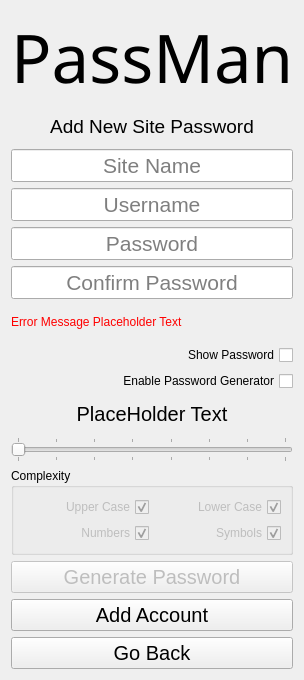
<?xml version="1.0" encoding="UTF-8"?>
<ui version="4.0">
 <class>createAccountScreen</class>
 <widget class="QWidget" name="createAccountScreen">
  <property name="geometry">
   <rect>
    <x>0</x>
    <y>0</y>
    <width>298</width>
    <height>680</height>
   </rect>
  </property>
  <property name="windowTitle">
   <string>Form</string>
  </property>
  <layout class="QGridLayout" name="gridLayout">
   <item row="14" column="0">
    <widget class="QSlider" name="passwordlengthSlider">
     <property name="enabled">
      <bool>false</bool>
     </property>
     <property name="font">
      <font>
       <pointsize>12</pointsize>
      </font>
     </property>
     <property name="minimum">
      <number>8</number>
     </property>
     <property name="maximum">
      <number>64</number>
     </property>
     <property name="orientation">
      <enum>Qt::Horizontal</enum>
     </property>
     <property name="invertedAppearance">
      <bool>false</bool>
     </property>
     <property name="tickPosition">
      <enum>QSlider::TicksBothSides</enum>
     </property>
     <property name="tickInterval">
      <number>8</number>
     </property>
    </widget>
   </item>
   <item row="8" column="0">
    <widget class="QLineEdit" name="confirmpasswordInput">
     <property name="font">
      <font>
       <pointsize>16</pointsize>
      </font>
     </property>
     <property name="echoMode">
      <enum>QLineEdit::Password</enum>
     </property>
     <property name="alignment">
      <set>Qt::AlignCenter</set>
     </property>
     <property name="placeholderText">
      <string>Confirm Password</string>
     </property>
    </widget>
   </item>
   <item row="17" column="0">
    <widget class="QPushButton" name="generatepasswordButton">
     <property name="enabled">
      <bool>false</bool>
     </property>
     <property name="font">
      <font>
       <pointsize>15</pointsize>
      </font>
     </property>
     <property name="text">
      <string>Generate Password</string>
     </property>
    </widget>
   </item>
   <item row="7" column="0">
    <widget class="QLineEdit" name="passwordInput">
     <property name="font">
      <font>
       <pointsize>16</pointsize>
      </font>
     </property>
     <property name="echoMode">
      <enum>QLineEdit::Password</enum>
     </property>
     <property name="alignment">
      <set>Qt::AlignCenter</set>
     </property>
     <property name="placeholderText">
      <string>Password</string>
     </property>
    </widget>
   </item>
   <item row="3" column="0">
    <widget class="QLineEdit" name="sitenameInput">
     <property name="font">
      <font>
       <pointsize>16</pointsize>
      </font>
     </property>
     <property name="alignment">
      <set>Qt::AlignCenter</set>
     </property>
     <property name="placeholderText">
      <string>Site Name</string>
     </property>
    </widget>
   </item>
   <item row="6" column="0">
    <widget class="QLineEdit" name="usernameInput">
     <property name="font">
      <font>
       <pointsize>16</pointsize>
      </font>
     </property>
     <property name="text">
      <string/>
     </property>
     <property name="alignment">
      <set>Qt::AlignCenter</set>
     </property>
     <property name="placeholderText">
      <string>Username</string>
     </property>
    </widget>
   </item>
   <item row="1" column="0">
    <widget class="QLabel" name="PassManLabel">
     <property name="font">
      <font>
       <family>Source Code Pro</family>
       <pointsize>50</pointsize>
       <weight>50</weight>
       <bold>false</bold>
      </font>
     </property>
     <property name="text">
      <string>PassMan</string>
     </property>
     <property name="textFormat">
      <enum>Qt::AutoText</enum>
     </property>
     <property name="scaledContents">
      <bool>true</bool>
     </property>
     <property name="alignment">
      <set>Qt::AlignCenter</set>
     </property>
    </widget>
   </item>
   <item row="18" column="0">
    <widget class="QPushButton" name="addaccountButton">
     <property name="font">
      <font>
       <pointsize>15</pointsize>
      </font>
     </property>
     <property name="text">
      <string>Add Account</string>
     </property>
    </widget>
   </item>
   <item row="12" column="0">
    <widget class="QCheckBox" name="enablepasswordgencheckBox">
     <property name="layoutDirection">
      <enum>Qt::RightToLeft</enum>
     </property>
     <property name="text">
      <string>Enable Password Generator</string>
     </property>
    </widget>
   </item>
   <item row="19" column="0">
    <widget class="QPushButton" name="gobackButton">
     <property name="font">
      <font>
       <pointsize>15</pointsize>
      </font>
     </property>
     <property name="text">
      <string>Go Back</string>
     </property>
    </widget>
   </item>
   <item row="2" column="0">
    <widget class="QLabel" name="label">
     <property name="font">
      <font>
       <pointsize>14</pointsize>
      </font>
     </property>
     <property name="text">
      <string>Add New Site Password</string>
     </property>
     <property name="alignment">
      <set>Qt::AlignCenter</set>
     </property>
    </widget>
   </item>
   <item row="13" column="0">
    <widget class="QLabel" name="passwordlengthLabel">
     <property name="font">
      <font>
       <pointsize>15</pointsize>
      </font>
     </property>
     <property name="text">
      <string>PlaceHolder Text</string>
     </property>
     <property name="alignment">
      <set>Qt::AlignCenter</set>
     </property>
    </widget>
   </item>
   <item row="15" column="0" rowspan="2">
    <widget class="QGroupBox" name="groupBox">
     <property name="title">
      <string>Complexity</string>
     </property>
     <layout class="QGridLayout" name="gridLayout_2">
      <item row="0" column="0">
       <widget class="QCheckBox" name="uppercasecheckBox">
        <property name="enabled">
         <bool>false</bool>
        </property>
        <property name="layoutDirection">
         <enum>Qt::RightToLeft</enum>
        </property>
        <property name="text">
         <string>Upper Case</string>
        </property>
        <property name="checked">
         <bool>true</bool>
        </property>
       </widget>
      </item>
      <item row="0" column="1">
       <widget class="QCheckBox" name="lowercasecheckBox">
        <property name="enabled">
         <bool>false</bool>
        </property>
        <property name="layoutDirection">
         <enum>Qt::RightToLeft</enum>
        </property>
        <property name="text">
         <string>Lower Case</string>
        </property>
        <property name="checked">
         <bool>true</bool>
        </property>
       </widget>
      </item>
      <item row="1" column="0">
       <widget class="QCheckBox" name="numberscheckBox">
        <property name="enabled">
         <bool>false</bool>
        </property>
        <property name="layoutDirection">
         <enum>Qt::RightToLeft</enum>
        </property>
        <property name="text">
         <string>Numbers</string>
        </property>
        <property name="checked">
         <bool>true</bool>
        </property>
       </widget>
      </item>
      <item row="1" column="1">
       <widget class="QCheckBox" name="symbolscheckBox">
        <property name="enabled">
         <bool>false</bool>
        </property>
        <property name="layoutDirection">
         <enum>Qt::RightToLeft</enum>
        </property>
        <property name="text">
         <string>Symbols</string>
        </property>
        <property name="checked">
         <bool>true</bool>
        </property>
       </widget>
      </item>
     </layout>
    </widget>
   </item>
   <item row="10" column="0">
    <widget class="QCheckBox" name="showpasswordcheckBox">
     <property name="layoutDirection">
      <enum>Qt::RightToLeft</enum>
     </property>
     <property name="text">
      <string>Show Password</string>
     </property>
    </widget>
   </item>
   <item row="9" column="0">
    <widget class="QLabel" name="errormessageLabel">
     <property name="palette">
      <palette>
       <active>
        <colorrole role="WindowText">
         <brush brushstyle="SolidPattern">
          <color alpha="255">
           <red>255</red>
           <green>0</green>
           <blue>0</blue>
          </color>
         </brush>
        </colorrole>
       </active>
       <inactive>
        <colorrole role="WindowText">
         <brush brushstyle="SolidPattern">
          <color alpha="255">
           <red>255</red>
           <green>0</green>
           <blue>0</blue>
          </color>
         </brush>
        </colorrole>
       </inactive>
       <disabled>
        <colorrole role="WindowText">
         <brush brushstyle="SolidPattern">
          <color alpha="255">
           <red>120</red>
           <green>120</green>
           <blue>120</blue>
          </color>
         </brush>
        </colorrole>
       </disabled>
      </palette>
     </property>
     <property name="text">
      <string>Error Message Placeholder Text</string>
     </property>
    </widget>
   </item>
  </layout>
 </widget>
 <tabstops>
  <tabstop>sitenameInput</tabstop>
  <tabstop>usernameInput</tabstop>
  <tabstop>passwordInput</tabstop>
  <tabstop>confirmpasswordInput</tabstop>
  <tabstop>enablepasswordgencheckBox</tabstop>
  <tabstop>passwordlengthSlider</tabstop>
  <tabstop>uppercasecheckBox</tabstop>
  <tabstop>lowercasecheckBox</tabstop>
  <tabstop>numberscheckBox</tabstop>
  <tabstop>symbolscheckBox</tabstop>
  <tabstop>generatepasswordButton</tabstop>
  <tabstop>addaccountButton</tabstop>
  <tabstop>gobackButton</tabstop>
 </tabstops>
 <resources/>
 <connections/>
</ui>
